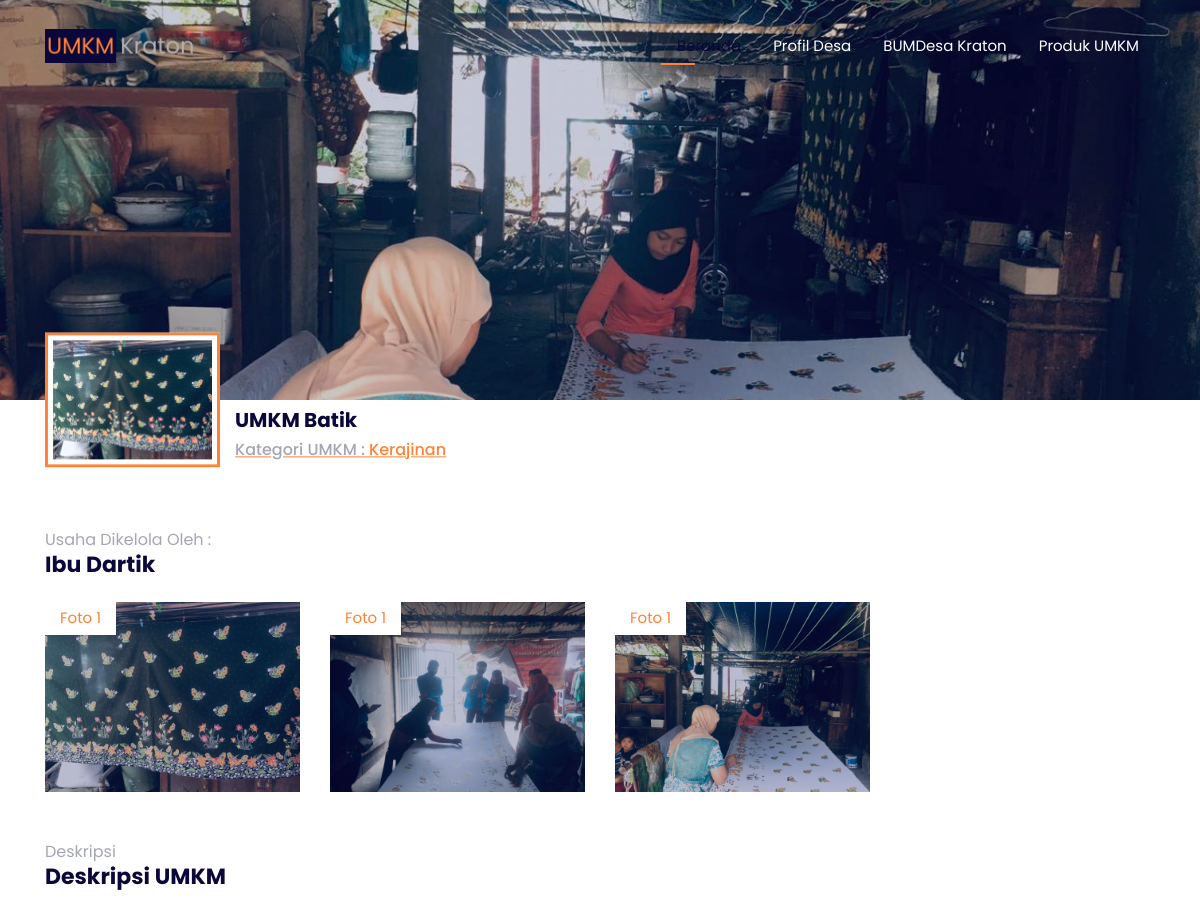
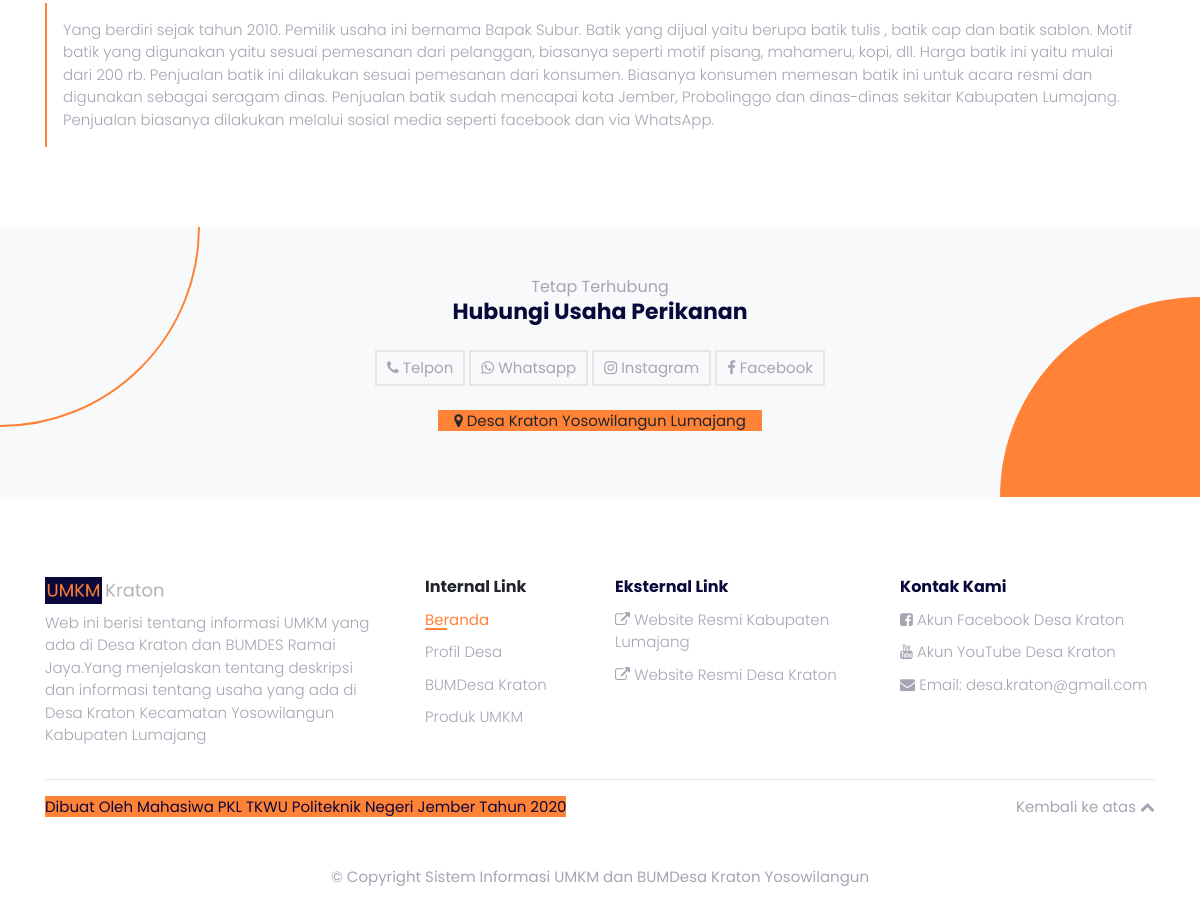
/umkm/2/umkm-batik, run on the app's committed database (2 pictures, top to bottom).
### tables this page shows
CREATE TABLE `umkm` (
  `id_umkm` int(11) NOT NULL,
  `nama_umkm` varchar(35) NOT NULL,
  `id_kategori` int(5) NOT NULL,
  `deskripsi` text NOT NULL,
  `profil` varchar(128) NOT NULL,
  `sampul` varchar(128) NOT NULL,
  `images` varchar(128) NOT NULL,
  `nama_pemilik` varchar(25) NOT NULL,
  `no_hp` varchar(14) NOT NULL,
  `whatsapp` varchar(14) NOT NULL,
  `fb` varchar(35) NOT NULL,
  `instagram` varchar(20) NOT NULL
);

CREATE TABLE `kategori` (
  `id_kategori` int(11) NOT NULL,
  `nama_kategori` varchar(20) NOT NULL
);

### application/libraries/Template.php (called while the page is built, shortened)
<?php if ( ! defined('BASEPATH')) exit('No direct script access allowed');
class Template {
		var $template_data = array();
		function set($name, $value)
		{
			$this->template_data[$name] = $value;
		}
		function front($view = '' , $view_data = array(), $return = FALSE)
		{
			$this->CI =& get_instance();
			$this->set('contents', $this->CI->load->view($view, $view_data, TRUE));
			return $this->CI->load->view("frontend/common/template", $this->template_data, $return);
		}
}

### application/controllers/Home.php (called while the page is built, shortened)
<?php
class Home extends CI_Controller {
    public function detail_umkm($id)
    {
        $data['umkm'] = $this->common->getData('u.*,k.nama_kategori','umkm u',['kategori k','u.id_kategori = k.id_kategori'],['id_umkm' => $id],'','')[0];
        $this->template->front('frontend/pages/detail', $data);
    }
}

### index.php (called while the page is built, shortened)
<?php
require_once BASEPATH.'core/CodeIgniter.php';

### application/models/Common.php (called while the page is built, shortened)
<?php
class Common extends CI_Model {
    public function getData($select,$tb,$join,$filter,$order,$group_by="")
    {
        $sql = $this->db->select($select);
        if($join!="") {
            for($i=0;$i<count($join);$i++){
                if($i%2!=0){
                    $sql = $this->db->join($join[$i-1],$join[$i]);
                }
            }
        }
        if($filter!=""){
            $sql = $this->db->where($filter);
        }
        if(is_array($tb)){
            $sql = $this->db->get($tb[0],$tb[1],$tb[2]);
        }
        else{
            $sql = $this->db->get($tb);
        }
        return $sql->result_array();
    }
}

### application/views/frontend/pages/detail.php (the view, shortened to what this page needs)
<?php
    $img = explode('|',$umkm['images']);
?>
    <section id="detail">
      <div class="sampul">
        <div
          class="img-sampul"
          style="background:url('<?php echo base_url()."assets/img/umkm/".$umkm['sampul'] ?>')"
        ></div>
        <div class="container custom">
          <div class="row align-items-end">
            <div class="col-md-2 pr-0">
              <img src="<?php echo base_url()."assets/img/umkm/".$umkm['profil'] ?>" alt="" class='img-profil'  />
            </div>
            <div class="col-md-10">
                <h5 class="font-weight-bold color-purple"><?php echo $umkm['nama_umkm'] ?></h5>
                <h6 class="color-orange"> <u><span class="color-grey"> Kategori UMKM :</span> <?php echo $umkm['nama_kategori'] ?></u></h6>
            </div>
          </div>
        </div>
        </div>
      <div class="container custom section-space mt-5">
        <div class="row">
          <div class="col-auto">
              <div class="subtitle">Usaha Dikelola Oleh :</div>
              <h3 class="title"><?php echo $umkm['nama_pemilik'] ?></h3>
          </div>
        </div>
          <div class="row mt-3">
            <?php
                foreach ($img as $key => $value) {
            ?>
            <div class="col-md-3">
              <div class="foto img-scale" data-id="<?php echo $key ?>">
                <div class="img">
                  <img
                    src="<?php echo base_url()."assets/img/umkm/".$value ?>"
                    alt=""
                    class="img-fluid"
                  />
                  <div class="layer"></div>
                  <div class="sticky-title">Foto 1</div>
                </div>
              </div>
            </div>
            <?php } ?>
          </div>
          <div class="row mt-5">
              <div class="col-auto">
                  <div class="subtitle">Deskripsi</div>
                  <h3 class="title">Deskripsi UMKM</h3>
              </div>
          </div>
          <div class="row">
            <div class="col-md-12">
                <div class="alert-orange mt-2">
                    <?php echo $umkm['deskripsi'] ?>
                </div>
            </div>
          </div>
      </div>
    </section>
    <div class="bg-light py-5 relative-hidden">
        <div class="circle circle-top"></div>
        <div class="circle circle-bottom"></div>
      <div class="container custom">
        <div class="row">
          <div class="col-12 text-center">
              <div class="mb-4">
                <div class="subtitle">Tetap Terhubung</div>
                <h3 class="title">Hubungi Usaha Perikanan</h3>
              </div>
            </div>
        </div>
        <div class="row">
          <div class="col-md-12 text-center">
            <a class="btn-border" href=''><span class="fa fa-phone"></span> Telpon </a>
            <a class="btn-border" href='https://wa.me/<?php echo $umkm['no_hp'] ?>?text=Halo, <?php echo $umkm['nama_umkm'] ?>. Saya ingin bertanya...'><span class="fa fa-whatsapp"></span> Whatsapp </a>
            <a class="btn-border" href='<?php echo $umkm['instagram'] ?>'><span class="fa fa-instagram"></span> Instagram </a>
            <a class="btn-border" href='<?php echo $umkm['fb'] ?>'><span class="fa fa-facebook"></span> Facebook </a>
            <p class="mt-4"><span class="bg-orange px-3"> <span class="fa fa-map-marker"></span> Desa Kraton Yosowilangun Lumajang</span></p>
          </div>
        </div>
      </div>
    </div>

### assets/frontend/css/custom.css (style rules this page uses)
:root { --purple: #0a083a; --softPurple: #c9c7f8; --softGrey: #e5e5e5; --grey: #a5a6b4; --blue: #175cff; --lightBlue: #c7e7ec; --orange: #ff8236; --light: 300; --regular: 400; --semiBold: 600; --bold: 700; }
.bg-orange { background: var(--orange) !important; }
.color-orange { color: var(--orange) !important; }
.color-purple { color: var(--purple) !important; }
.color-grey { color: var(--grey) !important; }
body { font-family: "Poppins", sans-serif; font-size: 15px; }
@media (min-width: 1200px) { .container.custom { min-width: 88% !important; } }
.section-space { padding-top: 5rem; padding-bottom: 5rem; }
.img-scale .img { position: relative; overflow: hidden; }
.img-scale .img img { transition: all.5s ease; -webkit-transition: all.5s ease; -moz-transition: all.5s ease; -o-transition: all.5s ease; height: 190px; width: 100%; }
.layer { background: rgba(10, 8, 58, 0.25); position: absolute; width: 100%; height: 100%; top: 0; left: 0; }
.img-scale .img .sticky-title { position: absolute; left: 0; top: 0; background: white; padding: 5px 15px; color: var(--orange); font-size: 15px; font-weight: normal; }
.title { color: var(--purple); font-size: 22px; font-weight: bold; }
.subtitle { color: var(--grey); font-size: 16px; }
.btn-border { border: 2px solid var(--softGrey); color: var(--grey); padding: 5px 10px; transition: all.5s ease; display: inline-block; }
.relative-hidden { position: relative; overflow: hidden; }
.circle { position: absolute; width: 400px; height: 400px; }
.circle.circle-top { top: 0; left: 0; border-radius: 100%; transform: translate(-50%, -50%); border: 2px solid var(--orange); }
.circle.circle-bottom { background: var(--orange); bottom: 0; right: 0; border-radius: 100%; transform: translate(50%, 50%); }
.alert-orange { padding: 1rem; border-left: 2px solid var(--orange); color: var(--grey); font-weight: var(--light); }
.foto { position: relative; cursor: pointer; }
.sampul { height : 400px; position: relative; }
.sampul::before { content : ''; background: rgba(10, 8, 58, .2); position: absolute; width : 100%; height : 100%; left : 0; top : 0; }
.img-sampul { width : 100%; height : 100%; background-size: cover !important; background-position: center !important; background-repeat: no-repeat !important; }
.sampul .container { position: relative; transform: translateY(-50%); }
.sampul .img-profil { width : 100%; background: white; border : 3px solid var(--orange); padding : 5px; }

### data on the page
umkm: sampul (picture), profil (picture), nama_umkm "UMKM Batik", id_kategori.nama_kategori "Kerajinan", nama_pemilik "Ibu Dartik", deskripsi "Yang berdiri sejak tahun 2010. Pemilik usaha ini bernama Bapak Subur. Batik yang dijual yaitu berupa batik tulis , batik cap dan batik sablon. Motif batik yang digunakan yaitu sesuai pemesanan dari pelanggan, biasanya seperti motif pisang, mahameru, kopi, dll. Harga batik ini yaitu mulai dari 200 rb. Penjualan batik ini dilakukan sesuai pemesanan dari konsumen. Biasanya konsumen memesan batik ini untuk acara resmi dan digunakan sebagai seragam dinas. Penjualan batik sudah mencapai kota Jember, Probolinggo dan dinas-dinas sekitar Kabupaten Lumajang. Penjualan biasanya dilakukan melalui sosial media seperti facebook dan via WhatsApp."
